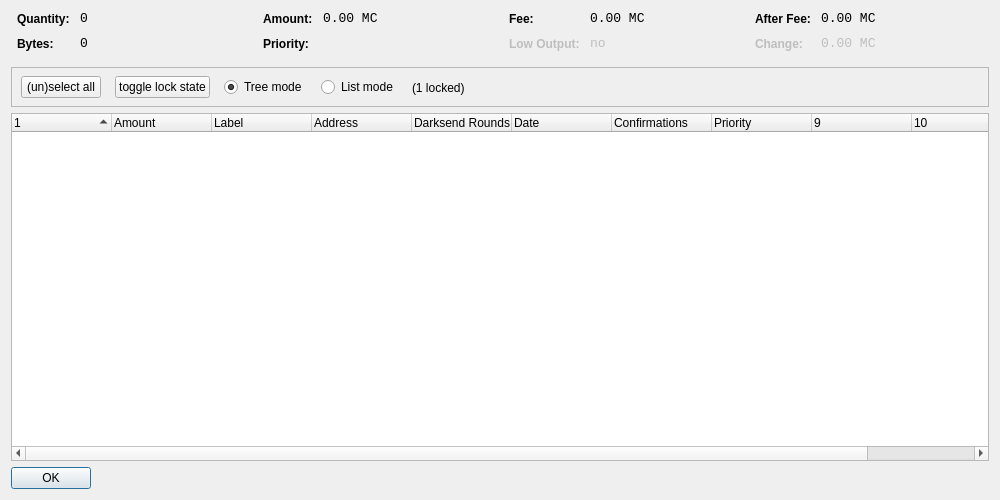
<?xml version="1.0" encoding="UTF-8"?>
<ui version="4.0">
 <class>CoinControlDialog</class>
 <widget class="QDialog" name="CoinControlDialog">
  <property name="geometry">
   <rect>
    <x>0</x>
    <y>0</y>
    <width>1000</width>
    <height>500</height>
   </rect>
  </property>
  <property name="windowTitle">
   <string>Coin Control</string>
  </property>
  <layout class="QVBoxLayout" name="verticalLayout">
   <item>
    <layout class="QHBoxLayout" name="horizontalLayoutTop" stretch="0,0,0,0">
     <property name="topMargin">
      <number>0</number>
     </property>
     <property name="bottomMargin">
      <number>10</number>
     </property>
     <item>
      <layout class="QFormLayout" name="formLayoutCoinControl1">
       <property name="horizontalSpacing">
        <number>10</number>
       </property>
       <property name="verticalSpacing">
        <number>10</number>
       </property>
       <property name="leftMargin">
        <number>6</number>
       </property>
       <property name="rightMargin">
        <number>6</number>
       </property>
       <item row="0" column="0">
        <widget class="QLabel" name="labelCoinControlQuantityText">
         <property name="styleSheet">
          <string notr="true">font-weight:bold;</string>
         </property>
         <property name="text">
          <string>Quantity:</string>
         </property>
        </widget>
       </item>
       <item row="0" column="1">
        <widget class="QLabel" name="labelCoinControlQuantity">
         <property name="font">
          <font>
           <family>Monospace</family>
           <pointsize>10</pointsize>
          </font>
         </property>
         <property name="cursor">
          <cursorShape>IBeamCursor</cursorShape>
         </property>
         <property name="contextMenuPolicy">
          <enum>Qt::ActionsContextMenu</enum>
         </property>
         <property name="text">
          <string notr="true">0</string>
         </property>
         <property name="textInteractionFlags">
          <set>Qt::LinksAccessibleByMouse|Qt::TextSelectableByKeyboard|Qt::TextSelectableByMouse</set>
         </property>
        </widget>
       </item>
       <item row="1" column="0">
        <widget class="QLabel" name="labelCoinControlBytesText">
         <property name="styleSheet">
          <string notr="true">font-weight:bold;</string>
         </property>
         <property name="text">
          <string>Bytes:</string>
         </property>
        </widget>
       </item>
       <item row="1" column="1">
        <widget class="QLabel" name="labelCoinControlBytes">
         <property name="font">
          <font>
           <family>Monospace</family>
           <pointsize>10</pointsize>
          </font>
         </property>
         <property name="cursor">
          <cursorShape>IBeamCursor</cursorShape>
         </property>
         <property name="contextMenuPolicy">
          <enum>Qt::ActionsContextMenu</enum>
         </property>
         <property name="text">
          <string notr="true">0</string>
         </property>
         <property name="textInteractionFlags">
          <set>Qt::LinksAccessibleByMouse|Qt::TextSelectableByKeyboard|Qt::TextSelectableByMouse</set>
         </property>
        </widget>
       </item>
      </layout>
     </item>
     <item>
      <layout class="QFormLayout" name="formLayoutCoinControl2">
       <property name="horizontalSpacing">
        <number>10</number>
       </property>
       <property name="verticalSpacing">
        <number>10</number>
       </property>
       <property name="leftMargin">
        <number>6</number>
       </property>
       <property name="rightMargin">
        <number>6</number>
       </property>
       <item row="0" column="0">
        <widget class="QLabel" name="labelCoinControlAmountText">
         <property name="styleSheet">
          <string notr="true">font-weight:bold;</string>
         </property>
         <property name="text">
          <string>Amount:</string>
         </property>
        </widget>
       </item>
       <item row="0" column="1">
        <widget class="QLabel" name="labelCoinControlAmount">
         <property name="font">
          <font>
           <family>Monospace</family>
           <pointsize>10</pointsize>
          </font>
         </property>
         <property name="cursor">
          <cursorShape>IBeamCursor</cursorShape>
         </property>
         <property name="contextMenuPolicy">
          <enum>Qt::ActionsContextMenu</enum>
         </property>
         <property name="text">
          <string notr="true">0.00 MC</string>
         </property>
         <property name="textInteractionFlags">
          <set>Qt::LinksAccessibleByMouse|Qt::TextSelectableByKeyboard|Qt::TextSelectableByMouse</set>
         </property>
        </widget>
       </item>
       <item row="1" column="0">
        <widget class="QLabel" name="labelCoinControlPriorityText">
         <property name="styleSheet">
          <string notr="true">font-weight:bold;</string>
         </property>
         <property name="text">
          <string>Priority:</string>
         </property>
        </widget>
       </item>
       <item row="1" column="1">
        <widget class="QLabel" name="labelCoinControlPriority">
         <property name="font">
          <font>
           <family>Monospace</family>
           <pointsize>10</pointsize>
          </font>
         </property>
         <property name="cursor">
          <cursorShape>IBeamCursor</cursorShape>
         </property>
         <property name="contextMenuPolicy">
          <enum>Qt::ActionsContextMenu</enum>
         </property>
         <property name="text">
          <string/>
         </property>
         <property name="textInteractionFlags">
          <set>Qt::LinksAccessibleByMouse|Qt::TextSelectableByKeyboard|Qt::TextSelectableByMouse</set>
         </property>
        </widget>
       </item>
      </layout>
     </item>
     <item>
      <layout class="QFormLayout" name="formLayoutCoinControl3">
       <property name="horizontalSpacing">
        <number>10</number>
       </property>
       <property name="verticalSpacing">
        <number>10</number>
       </property>
       <property name="leftMargin">
        <number>6</number>
       </property>
       <property name="rightMargin">
        <number>6</number>
       </property>
       <item row="0" column="0">
        <widget class="QLabel" name="labelCoinControlFeeText">
         <property name="styleSheet">
          <string notr="true">font-weight:bold;</string>
         </property>
         <property name="text">
          <string>Fee:</string>
         </property>
        </widget>
       </item>
       <item row="0" column="1">
        <widget class="QLabel" name="labelCoinControlFee">
         <property name="font">
          <font>
           <family>Monospace</family>
           <pointsize>10</pointsize>
          </font>
         </property>
         <property name="cursor">
          <cursorShape>IBeamCursor</cursorShape>
         </property>
         <property name="contextMenuPolicy">
          <enum>Qt::ActionsContextMenu</enum>
         </property>
         <property name="text">
          <string notr="true">0.00 MC</string>
         </property>
         <property name="textInteractionFlags">
          <set>Qt::LinksAccessibleByMouse|Qt::TextSelectableByKeyboard|Qt::TextSelectableByMouse</set>
         </property>
        </widget>
       </item>
       <item row="1" column="0">
        <widget class="QLabel" name="labelCoinControlLowOutputText">
         <property name="enabled">
          <bool>false</bool>
         </property>
         <property name="styleSheet">
          <string notr="true">font-weight:bold;</string>
         </property>
         <property name="text">
          <string>Low Output:</string>
         </property>
        </widget>
       </item>
       <item row="1" column="1">
        <widget class="QLabel" name="labelCoinControlLowOutput">
         <property name="enabled">
          <bool>false</bool>
         </property>
         <property name="font">
          <font>
           <family>Monospace</family>
           <pointsize>10</pointsize>
          </font>
         </property>
         <property name="cursor">
          <cursorShape>IBeamCursor</cursorShape>
         </property>
         <property name="contextMenuPolicy">
          <enum>Qt::ActionsContextMenu</enum>
         </property>
         <property name="text">
          <string notr="true">no</string>
         </property>
         <property name="textInteractionFlags">
          <set>Qt::LinksAccessibleByMouse|Qt::TextSelectableByKeyboard|Qt::TextSelectableByMouse</set>
         </property>
        </widget>
       </item>
      </layout>
     </item>
     <item>
      <layout class="QFormLayout" name="formLayoutCoinControl4">
       <property name="horizontalSpacing">
        <number>10</number>
       </property>
       <property name="verticalSpacing">
        <number>10</number>
       </property>
       <property name="leftMargin">
        <number>6</number>
       </property>
       <property name="rightMargin">
        <number>6</number>
       </property>
       <item row="0" column="0">
        <widget class="QLabel" name="labelCoinControlAfterFeeText">
         <property name="styleSheet">
          <string notr="true">font-weight:bold;</string>
         </property>
         <property name="text">
          <string>After Fee:</string>
         </property>
        </widget>
       </item>
       <item row="0" column="1">
        <widget class="QLabel" name="labelCoinControlAfterFee">
         <property name="font">
          <font>
           <family>Monospace</family>
           <pointsize>10</pointsize>
          </font>
         </property>
         <property name="cursor">
          <cursorShape>IBeamCursor</cursorShape>
         </property>
         <property name="contextMenuPolicy">
          <enum>Qt::ActionsContextMenu</enum>
         </property>
         <property name="text">
          <string notr="true">0.00 MC</string>
         </property>
         <property name="textInteractionFlags">
          <set>Qt::LinksAccessibleByMouse|Qt::TextSelectableByKeyboard|Qt::TextSelectableByMouse</set>
         </property>
        </widget>
       </item>
       <item row="1" column="0">
        <widget class="QLabel" name="labelCoinControlChangeText">
         <property name="enabled">
          <bool>false</bool>
         </property>
         <property name="styleSheet">
          <string notr="true">font-weight:bold;</string>
         </property>
         <property name="text">
          <string>Change:</string>
         </property>
        </widget>
       </item>
       <item row="1" column="1">
        <widget class="QLabel" name="labelCoinControlChange">
         <property name="enabled">
          <bool>false</bool>
         </property>
         <property name="font">
          <font>
           <family>Monospace</family>
           <pointsize>10</pointsize>
          </font>
         </property>
         <property name="cursor">
          <cursorShape>IBeamCursor</cursorShape>
         </property>
         <property name="contextMenuPolicy">
          <enum>Qt::ActionsContextMenu</enum>
         </property>
         <property name="text">
          <string notr="true">0.00 MC</string>
         </property>
         <property name="textInteractionFlags">
          <set>Qt::LinksAccessibleByMouse|Qt::TextSelectableByKeyboard|Qt::TextSelectableByMouse</set>
         </property>
        </widget>
       </item>
      </layout>
     </item>
    </layout>
   </item>
   <item>
    <widget class="QFrame" name="frame">
     <property name="minimumSize">
      <size>
       <width>0</width>
       <height>40</height>
      </size>
     </property>
     <property name="frameShape">
      <enum>QFrame::StyledPanel</enum>
     </property>
     <property name="frameShadow">
      <enum>QFrame::Sunken</enum>
     </property>
     <widget class="QWidget" name="horizontalLayoutWidget">
      <property name="geometry">
       <rect>
        <x>10</x>
        <y>0</y>
        <width>781</width>
        <height>41</height>
       </rect>
      </property>
      <layout class="QHBoxLayout" name="horizontalLayoutPanel" stretch="0,0,0,0,0">
       <property name="spacing">
        <number>14</number>
       </property>
       <item>
        <widget class="QPushButton" name="pushButtonSelectAll">
         <property name="sizePolicy">
          <sizepolicy hsizetype="Maximum" vsizetype="Fixed">
           <horstretch>0</horstretch>
           <verstretch>0</verstretch>
          </sizepolicy>
         </property>
         <property name="text">
          <string>(un)select all</string>
         </property>
        </widget>
       </item>
        <item>
         <widget class="QPushButton" name="pushButtonToggleLock">
          <property name="sizePolicy">
           <sizepolicy hsizetype="Maximum" vsizetype="Fixed">
            <horstretch>0</horstretch>
            <verstretch>0</verstretch>
           </sizepolicy>
          </property>
          <property name="text">
           <string>toggle lock state</string>
          </property>
          <property name="autoDefault">
           <bool>false</bool>
          </property>
         </widget>
        </item>
       <item>
        <widget class="QRadioButton" name="radioTreeMode">
         <property name="sizePolicy">
          <sizepolicy hsizetype="Maximum" vsizetype="Fixed">
           <horstretch>0</horstretch>
           <verstretch>0</verstretch>
          </sizepolicy>
         </property>
         <property name="text">
          <string>Tree mode</string>
         </property>
         <property name="checked">
          <bool>true</bool>
         </property>
        </widget>
       </item>
       <item>
        <widget class="QRadioButton" name="radioListMode">
         <property name="sizePolicy">
          <sizepolicy hsizetype="Maximum" vsizetype="Fixed">
           <horstretch>0</horstretch>
           <verstretch>0</verstretch>
          </sizepolicy>
         </property>
         <property name="text">
          <string>List mode</string>
         </property>
        </widget>
       </item>
        <item>
         <widget class="QLabel" name="labelLocked">
          <property name="text">
           <string>(1 locked)</string>
          </property>
         </widget>
        </item>
       <item>
        <spacer name="horizontalSpacer">
         <property name="orientation">
          <enum>Qt::Horizontal</enum>
         </property>
         <property name="sizeHint" stdset="0">
          <size>
           <width>40</width>
           <height>20</height>
          </size>
         </property>
        </spacer>
       </item>
      </layout>
     </widget>
    </widget>
   </item>
   <item>
    <widget class="CoinControlTreeWidget" name="treeWidget">
     <property name="contextMenuPolicy">
      <enum>Qt::CustomContextMenu</enum>
     </property>
     <property name="sortingEnabled">
      <bool>false</bool>
     </property>
     <property name="columnCount">
      <number>11</number>
     </property>
     <attribute name="headerShowSortIndicator" stdset="0">
      <bool>true</bool>
     </attribute>
     <attribute name="headerStretchLastSection">
      <bool>false</bool>
     </attribute>
     <column>
      <property name="text">
       <string/>
      </property>
     </column>
     <column>
      <property name="text">
       <string>Amount</string>
      </property>
     </column>
     <column>
      <property name="text">
       <string>Label</string>
      </property>
     </column>
     <column>
      <property name="text">
       <string>Address</string>
      </property>
     </column>
     <column>
      <property name="text">
       <string>Darksend Rounds</string>
      </property>
    </column>
     <column>
      <property name="text">
       <string>Date</string>
      </property>
     </column>
     <column>
      <property name="text">
       <string>Confirmations</string>
      </property>
      <property name="toolTip">
       <string>Confirmed</string>
      </property>
     </column>
     <column>
      <property name="text">
       <string>Priority</string>
      </property>
     </column>
     <column>
      <property name="text">
       <string/>
      </property>
     </column>
     <column>
      <property name="text">
       <string/>
      </property>
     </column>
     <column>
      <property name="text">
       <string/>
      </property>
     </column>
     <column>
      <property name="text">
       <string/>
      </property>
     </column>
    </widget>
   </item>
   <item>
    <widget class="QDialogButtonBox" name="buttonBox">
     <property name="sizePolicy">
      <sizepolicy hsizetype="Maximum" vsizetype="Fixed">
       <horstretch>0</horstretch>
       <verstretch>0</verstretch>
      </sizepolicy>
     </property>
     <property name="orientation">
      <enum>Qt::Horizontal</enum>
     </property>
     <property name="standardButtons">
      <set>QDialogButtonBox::Ok</set>
     </property>
    </widget>
   </item>
  </layout>
 </widget>
 <customwidgets>
  <customwidget>
   <class>CoinControlTreeWidget</class>
   <extends>QTreeWidget</extends>
   <header>coincontroltreewidget.h</header>
  </customwidget>
 </customwidgets>
 <resources/>
 <connections/>
</ui>
